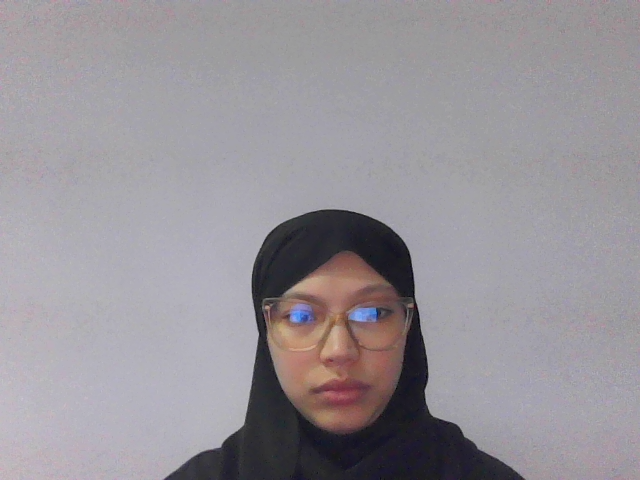
#> input picture dev/media/profiles/asmaaaa_face.png, 640 x 480 px
$ python -i preprocessing.py   (imports and definitions only)
#> lines starting #> are read from the running program, lines starting #| are printed output that depends on the picture
import cv2
import numpy as np

def preprocess_image(image_path, target_size=(224, 224)):
#> called with target_size = (224, 224)
    image = cv2.imread(image_path)
#> image is the input picture: shape (480, 640, 3); mean B, G, R 152.7, 146.9, 151.4
    image = cv2.cvtColor(image, cv2.COLOR_BGR2RGB)
    image = cv2.resize(image, target_size)
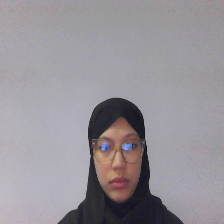
#> image: shape (224, 224, 3); mean R, G, B 151.3, 146.8, 152.6
    gray = cv2.cvtColor(image, cv2.COLOR_RGB2GRAY)
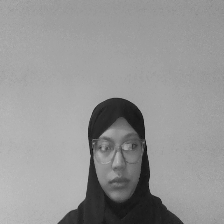
#> gray: shape (224, 224); min 12, max 193, mean 148.8
    thresh = cv2.adaptiveThreshold(gray, 255, cv2.ADAPTIVE_THRESH_GAUSSIAN_C, cv2.THRESH_BINARY, 11, 2)
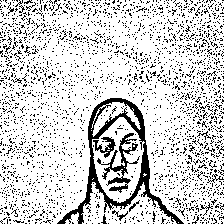
#> thresh: shape (224, 224); 81.6% white; black in thin lines or dots
    denoised = cv2.fastNlMeansDenoising(thresh)
    return denoised

def enhance_image(image):
    clahe = cv2.createCLAHE(clipLimit=2.0, tileGridSize=(8, 8))
    enhanced = clahe.apply(image)
    kernel = np.array([[-1, -1, -1], [-1, 9, -1], [-1, -1, -1]])
    sharpened = cv2.filter2D(enhanced, -1, kernel)
    return sharpened

>>> result = preprocess_image('../../../../dev/media/profiles/asmaaaa_face.png')
